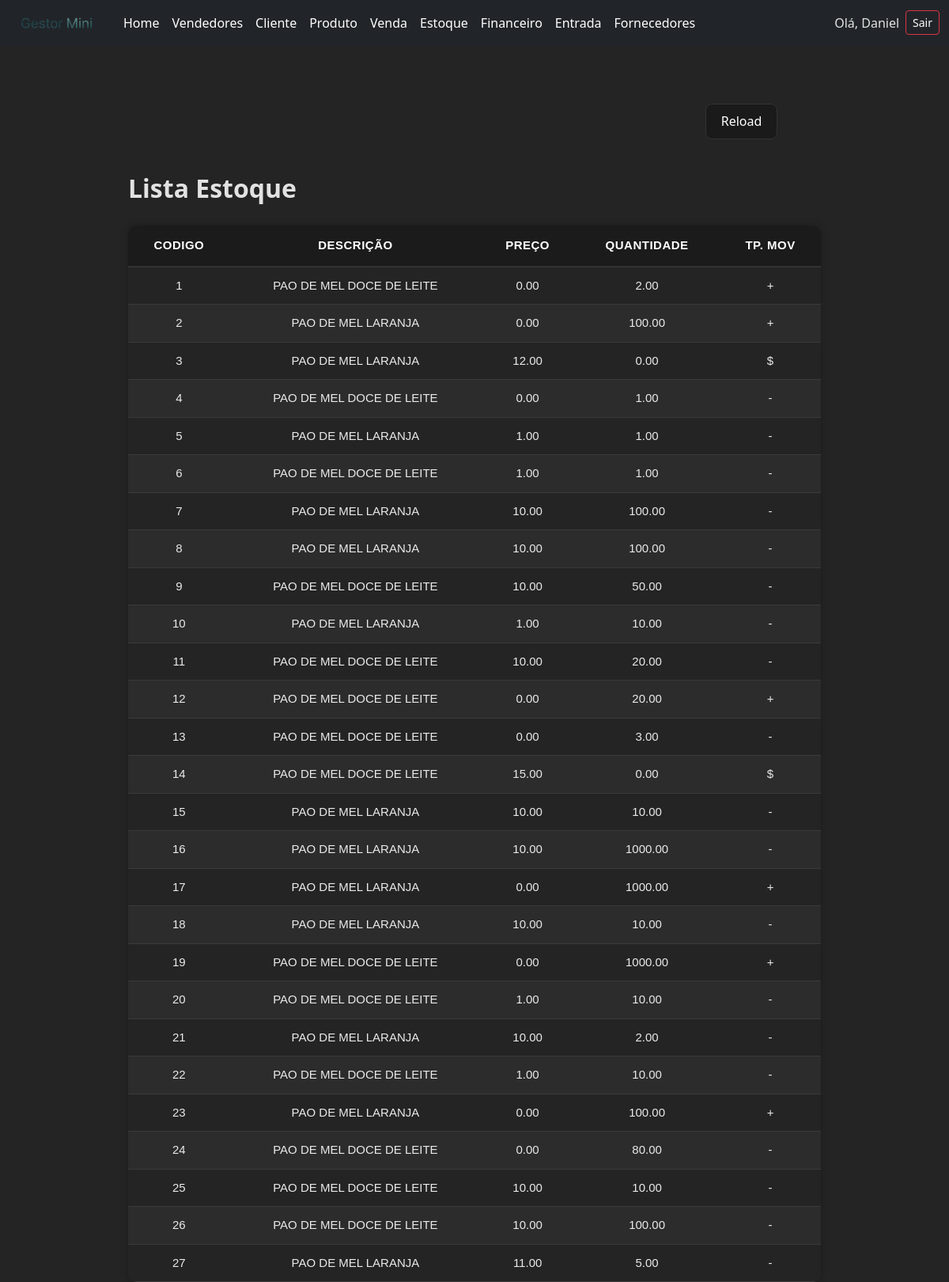
Screenshot of /estoque/ (signed in) with the database file from the repository.
### core/models.py (models this page shows, shortened)
class MovimentoItem(models.Model):
    MOVIMENTO_CHOICES = [
        ('+','ENTRADA'),
        ('-','SAIDA'),
        ('$','CUSTO')
    ]
    tipomovimento = models.CharField(max_length=1,choices=MOVIMENTO_CHOICES)
    produto = models.ForeignKey(Produto,on_delete=models.CASCADE)
    qtdmovimento = models.DecimalField(max_digits=8,decimal_places=2,default=0)
    preco = models.DecimalField(max_digits=8,decimal_places=2,default=0)

class Produto(models.Model):
    codigo = models.IntegerField()
    descricao = models.CharField(max_length=100)
    preco = models.DecimalField(max_digits=10,decimal_places=2)
    unidade = models.CharField(max_length=2,default="UN")
    quantidadeestoque = models.DecimalField(max_digits=10,decimal_places=2,default=0)

### core/views.py (the view)
# urls.py: path('estoque/',views.estoqueview,name='estoque'),
@login_required
def estoqueview(request):
    estoque = MovimentoItem.objects.all()
    return render(request,'modelos/estoque.html',{'estoque':estoque})

### core/templates/modelos/estoque.html (shortened to what this page needs)
<!DOCTYPE html>
<html lang="en">
<head>
    {% load static %}
    <link rel="stylesheet" href="{% static 'produtos.css' %}">
</head>
<body>
    {% include 'components/navbar.html' %}
    <div class="divcentral">
        <div class="controlebuttons">
            <div class="buttonsalign">
                <button class="buttonp">
                    <a href="{% url 'estoque' %}">Reload</a>
                </button>
            </div>
        </div>
        <div class="grid">
            <h2 class="fw-bold">Lista Estoque</h2>
            <table class="tabela-vendedores">
                <thead>
                     <tr>
                        <th class="text-center">Codigo</th>
                        <th class="text-center">Descrição</th>
                        <th class="text-center">Preço</th>
                        <th class="text-center">Quantidade</th>
                        <th class="text-center">Tp. Mov</th>
                    </tr>
                </thead>
                <tbody>
                    {% for e in estoque %}
                    <tr>
                        <td class="text-center">{{ e.id }}</td>
                        <td class="text-center">{{ e.produto.descricao }}</td>
                        <td class="text-center">{{ e.preco }}</td>
                        <td class="text-center">{{ e.qtdmovimento }}</td>
                        <td class="text-center"> {{ e.tipomovimento }} </td>
                    {% empty %}
                        </td>
                    </tr>
                    {% endfor %}
                </tbody>
            </table>
        </div>
    </div>
</body>
</html>

### core/templates/components/navbar.html (shortened to what this page needs)
<!DOCTYPE html>
<html lang="en">
<head>
    <link href="https://cdn.jsdelivr.net/npm/bootstrap@5.3.3/dist/css/bootstrap.min.css" rel="stylesheet">
    {% load static %}
    <link rel="stylesheet" href="{% static 'style.css'%}">
</head>
<body>
    <nav class="navbar navbar-expand-lg navbar-dark bg-dark">
  <div class="container-fluid">
    <a class="navbar-brand" href="{% url 'home' %}"><img class="img" src="{% static 'images/fraselogo.png' %}" alt=""></a>
    <div class="collapse navbar-collapse" id="navbarMenu">
      <ul class="navbar-nav me-auto mb-2 mb-lg-0">
        <li class="nav-item">
          <a class="nav-link active" href="{% url 'home' %}">Home</a>
        </li>
        <li class="nav-item">
          <a class="nav-link" href="{%url 'vendedores' %}">Vendedores</a>
        </li>
        <li class="nav-item">
          <a class="nav-link" href="{% url 'clientes' %}">Cliente</a>
        </li>
        <li class="nav-item">
          <a class="nav-link" href="{% url 'produtos' %}">Produto</a>
        </li>
        <li class="nav-item">
          <a class="nav-link" href="{% url 'vendas' %}">Venda</a>
        </li>
        <li class="nav-item">
          <a class="nav-link" href="{% url 'estoque' %}">Estoque</a>
        </li>
        <li class="nav-item">
          <a class="nav-link" href="{% url 'duplicatas' %}">Financeiro</a>
        </li>
        <li>
          <a class="nav-link" href="{% url 'entradas' %}">Entrada</a>
        </li>
        <li>
          <a class="nav-link" href="{% url 'fornecedores' %}">Fornecedores</a>
        </li>
      </ul>
      {% if user.is_authenticated %}
      <div class="d-flex align-items-center ms-auto mb-2 mb-lg-0">
          <small class="me-2 nav-link">Olá, {{ user.username }}</small>
          <a href="{% url 'logout' %}" class="btn btn-outline-danger btn-sm">Sair</a>
      </div>
      {% else %}
      <div class="d-flex">
        <a href="/login" class="btn btn-outline-light">Login</a>
      </div>
      {% endif %}
    </div>
  </div>
</nav>
</body>
</html>

### static/produtos.css (style rules this page uses)
* { margin: 0; padding: 0; box-sizing: border-box; }
:root { font-family: Inter, system-ui, Avenir, Helvetica, Arial, sans-serif; line-height: 1.5; font-weight: 400; color-scheme: light dark; color: rgba(255, 255, 255, 0.87) !important; background-color: #242424; -webkit-font-smoothing: antialiased; -moz-osx-font-smoothing: grayscale; }
body { color: rgba(255, 255, 255, 0.87) !important; background-color: #242424 !important ; }
a { font-weight: 500 !important; color: #ffffff !important; text-decoration: inherit !important; }
.buttonp { border-radius: 8px; border: 1px solid #333; padding: 0.6em 1.2em; font-size: 1em; font-weight: 500; background-color: #1a1a1a; cursor: pointer; transition: 0.25s ease; }
.divcentral { height: 20em; padding-top: 30px; display: flex; align-items: center; flex-direction: column; justify-content: space-evenly; background-color: #242424; }
.controlebuttons { width: 75%; display: flex; justify-content: end; align-items: center; }
.buttonsalign { display: flex; width: 25%; justify-content: space-around; align-items: center; }
.grid { height: 40%; width: 73%; display: flex; flex-direction: column; justify-content: start; align-items: start; }
.tabela-vendedores { width: 100%; border-collapse: collapse; margin-top: 20px; font-family: Arial, sans-serif; font-size: 15px; background-color: #242424; border-radius: 10px; overflow: hidden; box-shadow: 0 0 10px rgba(0,0,0,0.25); }
.tabela-vendedores thead th { background-color: #1b1b1b !important; color: #ffffff; text-align: left; padding: 14px 16px; font-weight: 700; text-transform: uppercase; letter-spacing: 0.5px; border-bottom: 2px solid #333; }
.tabela-vendedores tbody tr:nth-child(even) { background-color: #2c2c2c; }
.tabela-vendedores tbody tr:nth-child(odd) { background-color: #242424; }
.tabela-vendedores th, .tabela-vendedores td { padding: 12px 14px; border-bottom: 1px solid #3a3a3a; color: #eaeaea; }

### static/style.css (style rules this page uses)
.img { width: 120px; height: 30px; }

### rows the page displays
MovimentoItem: id "1", produto.descricao "PAO DE MEL DOCE DE LEITE", preco "0.00", qtdmovimento "2.00", tipomovimento "+"
MovimentoItem: id "2", produto.descricao "PAO DE MEL LARANJA", preco "0.00", qtdmovimento "100.00", tipomovimento "+"
MovimentoItem: id "3", produto.descricao "PAO DE MEL LARANJA", preco "12.00", qtdmovimento "0.00", tipomovimento "$"
MovimentoItem: id "4", produto.descricao "PAO DE MEL DOCE DE LEITE", preco "0.00", qtdmovimento "1.00", tipomovimento "-"
MovimentoItem: id "5", produto.descricao "PAO DE MEL LARANJA", preco "1.00", qtdmovimento "1.00", tipomovimento "-"
MovimentoItem: id "6", produto.descricao "PAO DE MEL DOCE DE LEITE", preco "1.00", qtdmovimento "1.00", tipomovimento "-"
MovimentoItem: id "7", produto.descricao "PAO DE MEL LARANJA", preco "10.00", qtdmovimento "100.00", tipomovimento "-"
MovimentoItem: id "8", produto.descricao "PAO DE MEL LARANJA", preco "10.00", qtdmovimento "100.00", tipomovimento "-"
MovimentoItem: id "9", produto.descricao "PAO DE MEL DOCE DE LEITE", preco "10.00", qtdmovimento "50.00", tipomovimento "-"
MovimentoItem: id "10", produto.descricao "PAO DE MEL LARANJA", preco "1.00", qtdmovimento "10.00", tipomovimento "-"
MovimentoItem: id "11", produto.descricao "PAO DE MEL DOCE DE LEITE", preco "10.00", qtdmovimento "20.00", tipomovimento "-"
MovimentoItem: id "12", produto.descricao "PAO DE MEL DOCE DE LEITE", preco "0.00", qtdmovimento "20.00", tipomovimento "+"
MovimentoItem: id "13", produto.descricao "PAO DE MEL DOCE DE LEITE", preco "0.00", qtdmovimento "3.00", tipomovimento "-"
MovimentoItem: id "14", produto.descricao "PAO DE MEL DOCE DE LEITE", preco "15.00", qtdmovimento "0.00", tipomovimento "$"
MovimentoItem: id "15", produto.descricao "PAO DE MEL LARANJA", preco "10.00", qtdmovimento "10.00", tipomovimento "-"
MovimentoItem: id "16", produto.descricao "PAO DE MEL LARANJA", preco "10.00", qtdmovimento "1000.00", tipomovimento "-"
MovimentoItem: id "17", produto.descricao "PAO DE MEL LARANJA", preco "0.00", qtdmovimento "1000.00", tipomovimento "+"
MovimentoItem: id "18", produto.descricao "PAO DE MEL LARANJA", preco "10.00", qtdmovimento "10.00", tipomovimento "-"
MovimentoItem: id "19", produto.descricao "PAO DE MEL DOCE DE LEITE", preco "0.00", qtdmovimento "1000.00", tipomovimento "+"
MovimentoItem: id "20", produto.descricao "PAO DE MEL DOCE DE LEITE", preco "1.00", qtdmovimento "10.00", tipomovimento "-"
MovimentoItem: id "21", produto.descricao "PAO DE MEL LARANJA", preco "10.00", qtdmovimento "2.00", tipomovimento "-"
MovimentoItem: id "22", produto.descricao "PAO DE MEL DOCE DE LEITE", preco "1.00", qtdmovimento "10.00", tipomovimento "-"
MovimentoItem: id "23", produto.descricao "PAO DE MEL LARANJA", preco "0.00", qtdmovimento "100.00", tipomovimento "+"
MovimentoItem: id "24", produto.descricao "PAO DE MEL DOCE DE LEITE", preco "0.00", qtdmovimento "80.00", tipomovimento "-"
MovimentoItem: id "25", produto.descricao "PAO DE MEL DOCE DE LEITE", preco "10.00", qtdmovimento "10.00", tipomovimento "-"
MovimentoItem: id "26", produto.descricao "PAO DE MEL DOCE DE LEITE", preco "10.00", qtdmovimento "100.00", tipomovimento "-"
MovimentoItem: id "27", produto.descricao "PAO DE MEL LARANJA", preco "11.00", qtdmovimento "5.00", tipomovimento "-"

### other values shown
{{ user.username }} "Daniel"
